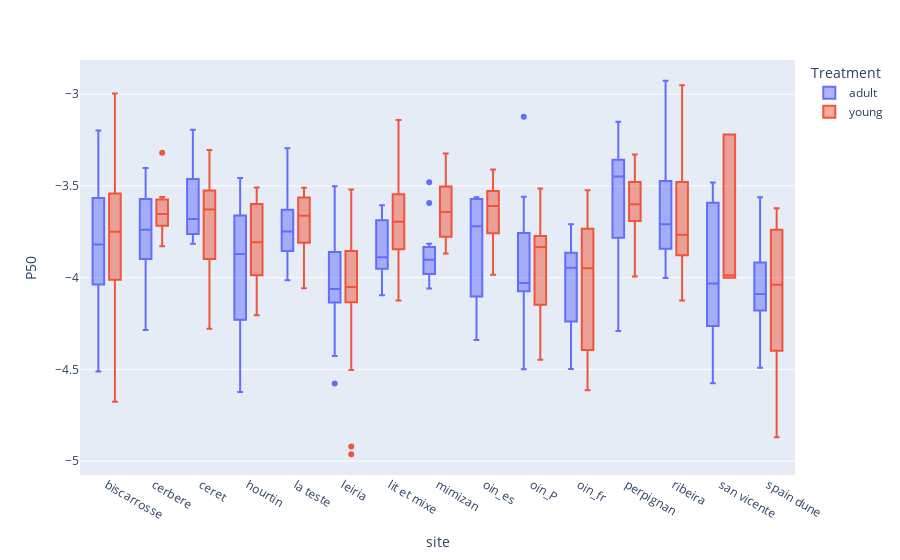

Notebook source saved alongside this figure:
### Code cell
fig = px.box(df_pp, x="site", y="P50", color = 'Treatment')
fig.show()

### Figure 1 — Plotly figure (JSON) as saved in the notebook; plotly's stock layout.template omitted (floating-point values rounded to 4 significant figures; data arrays with more than 128 entries replaced by an {"elided": "..."} marker saying what was removed)
{"data": [{"alignmentgroup": "True", "hovertemplate": "Treatment=adult<br>site=%{x}<br>P50=%{y}<extra></extra>", "legendgroup": "adult", "marker": {"color": "#636efa"}, "name": "adult", "notched": false, "offsetgroup": "adult", "orientation": "v", "showlegend": true, "type": "box", "x": {"elided": "211 str values"}, "x0": " ", "xaxis": "x", "y": {"elided": "211 float values"}, "y0": " ", "yaxis": "y"}, {"alignmentgroup": "True", "hovertemplate": "Treatment=young<br>site=%{x}<br>P50=%{y}<extra></extra>", "legendgroup": "young", "marker": {"color": "#EF553B"}, "name": "young", "notched": false, "offsetgroup": "young", "orientation": "v", "showlegend": true, "type": "box", "x": {"elided": "195 str values"}, "x0": " ", "xaxis": "x", "y": {"elided": "195 float values"}, "y0": " ", "yaxis": "y"}], "layout": {"boxmode": "group", "legend": {"title": {"text": "Treatment"}, "tracegroupgap": 0}, "margin": {"t": 60}, "xaxis": {"anchor": "y", "domain": [0, 1], "title": {"text": "site"}}, "yaxis": {"anchor": "x", "domain": [0, 1], "title": {"text": "P50"}}}}
